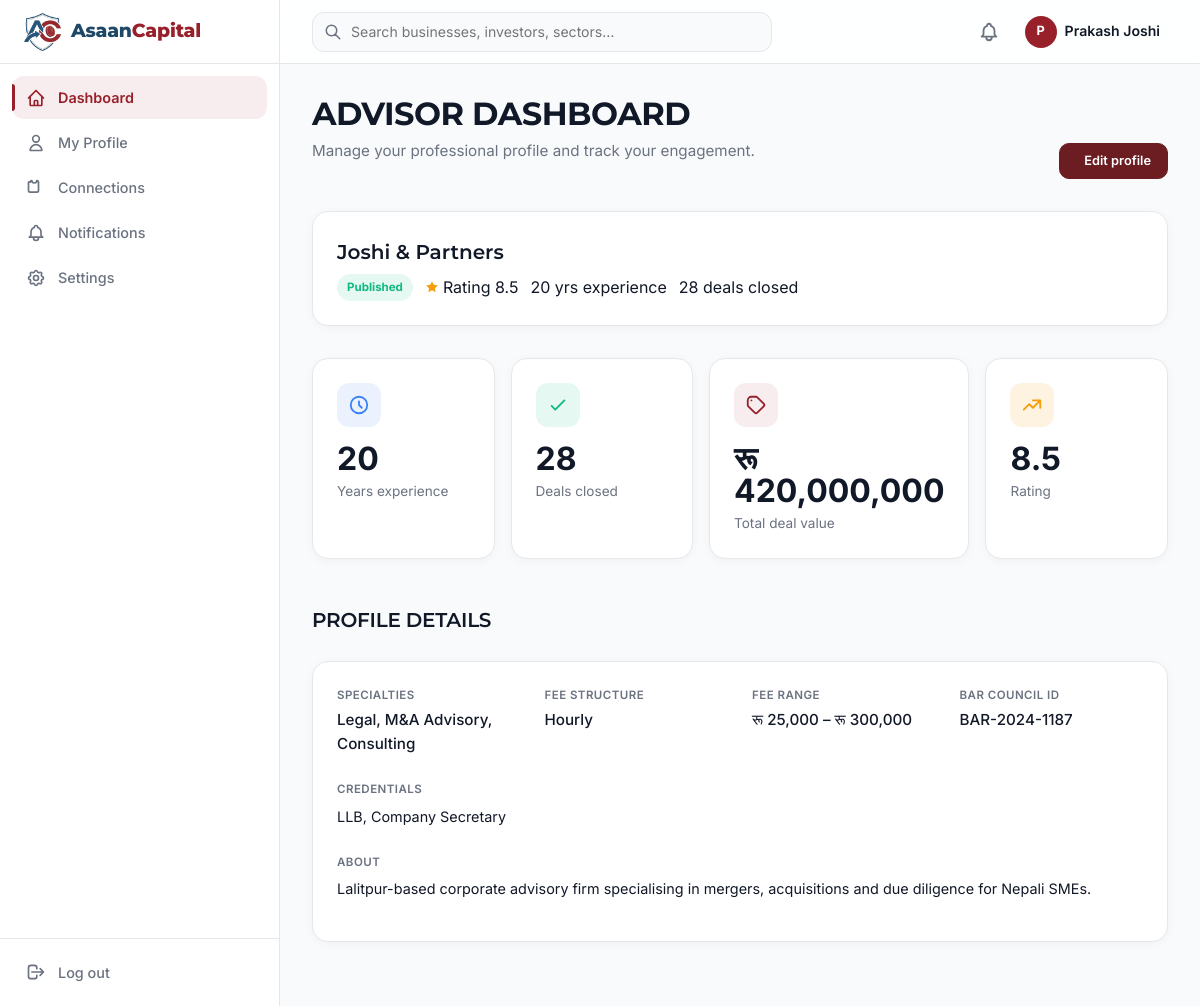
The app's page /dashboard (signed in) with its own data.
### tables this page shows
CREATE TABLE `advisors` (
  `id` bigint(20) unsigned NOT NULL AUTO_INCREMENT,
  `user_id` bigint(20) unsigned NOT NULL,
  `firm_name` varchar(255) DEFAULT NULL,
  `specialties` longtext DEFAULT NULL CHECK (json_valid(`specialties`)),
  `years_experience` int(11) DEFAULT NULL,
  `past_deals_count` int(11) DEFAULT NULL,
  `total_deal_value` decimal(15,2) DEFAULT NULL,
  `credentials` text DEFAULT NULL,
  `bar_council_id` varchar(100) DEFAULT NULL,
  `service_fee_structure` varchar(100) DEFAULT NULL,
  `fee_min` decimal(15,2) DEFAULT NULL,
  `fee_max` decimal(15,2) DEFAULT NULL,
  `description` text DEFAULT NULL,
  `is_published` tinyint(1) DEFAULT 0,
  `is_hidden` tinyint(1) DEFAULT 0,
  `rating` decimal(3,1) DEFAULT NULL,
  `created_at` timestamp NULL DEFAULT NULL,
  `updated_at` timestamp NULL DEFAULT NULL,
  PRIMARY KEY (`id`),
  KEY `user_id` (`user_id`),
  CONSTRAINT `advisors_ibfk_1` FOREIGN KEY (`user_id`) REFERENCES `users` (`id`) ON DELETE CASCADE
);

### config/auth.php (called while the page is built, shortened)
<?php
function current_user(): ?array {
    return $_SESSION['user'] ?? null;
}

### config/helpers.php (called while the page is built, shortened)
<?php
function e(?string $s): string {
    return htmlspecialchars($s ?? '', ENT_QUOTES, 'UTF-8');
}
function money($amount): string {
    return 'रू ' . number_format((float)$amount, 0);
}

### config/db.php (called while the page is built)
<?php
function db(): PDO {
    static $pdo = null;
    if ($pdo === null) {
        $dsn = 'mysql:host=' . DB_HOST . ';port=' . DB_PORT . ';dbname=' . DB_NAME . ';charset=' . DB_CHARSET;
        $pdo = new PDO($dsn, DB_USER, DB_PASS, [
            PDO::ATTR_ERRMODE => PDO::ERRMODE_EXCEPTION,
            PDO::ATTR_DEFAULT_FETCH_MODE => PDO::FETCH_ASSOC,
            PDO::ATTR_EMULATE_PREPARES => false,
        ]);
    }
    return $pdo;
}

### advisor/dashboard.php (the view, shortened to what this page needs)
<?php
$user = current_user();
$userId = (int)$user['id'];
$stmt = db()->prepare('SELECT * FROM advisors WHERE user_id = ?');
$stmt->execute([$userId]);
$advisor = $stmt->fetch();
$specialtyLabels = [
    'm_and_a' => 'M&A Advisory',
    'brokerage' => 'Business Brokerage',
    'legal' => 'Legal',
    'consulting' => 'Consulting',
    'due_diligence' => 'Due Diligence',
];
require __DIR__ . '/../includes/layout-dashboard.php';
ui_page_header(
    'Advisor Dashboard',
    'Manage your professional profile and track your engagement.',
    $advisor ? '<a href="' . APP_URL . '/advisor/edit" class="btn btn-primary btn-sm">' . ui_icon_str('settings') . ' Edit profile</a>' : ''
);
?>
<?php if (!$advisor): ?>
  <div class="dash-panel">
    <?php ui_empty_state(['icon' => 'user', 'title' => 'No advisor profile yet', 'text' => 'Create your advisor profile to start connecting with clients.', 'ctaHref' => APP_URL . '/advisor/create', 'ctaLabel' => 'Create advisor profile']); ?>
  </div>
<?php else:
$specialties = json_decode($advisor['specialties'] ?? '[]', true) ?: [];
$specialtyNames = array_map(fn($s) => $specialtyLabels[$s] ?? $s, $specialties);
?>
<div class="dash-panel dash-panel-pad" style="margin-bottom:var(--space-6);display:flex;align-items:center;justify-content:space-between;gap:var(--space-4);flex-wrap:wrap;">
  <div>
    <div class="dash-section-title" style="margin-bottom:6px;"><?= e($advisor['firm_name']) ?></div>
    <div style="display:flex;gap:var(--space-3);flex-wrap:wrap;align-items:center;">
      <?php if ($advisor['is_published']): ?><span class="dash-pill published">Published</span><?php endif; ?>
      <?php if ($advisor['rating']): ?><span class="t-muted" style="display:inline-flex;align-items:center;gap:4px;"><svg width="14" height="14" viewBox="0 0 24 24" fill="currentColor" aria-hidden="true" style="color:var(--dash-warning);"><path d="M12 2l3.09 6.26L22 9.27l-5 4.87 1.18 6.88L12 17.77l-6.18 3.25L7 14.14l-5-4.87 6.91-1.01L12 2z"/></svg>Rating <?= e($advisor['rating']) ?></span><?php endif; ?>
      <?php if ($advisor['years_experience']): ?><span class="t-muted"><?= e($advisor['years_experience']) ?> yrs experience</span><?php endif; ?>
      <?php if ($advisor['past_deals_count']): ?><span class="t-muted"><?= e($advisor['past_deals_count']) ?> deals closed</span><?php endif; ?>
    </div>
  </div>
</div>
<div class="dash-stats">
  <?php
    ui_stat_card(['label' => 'Years experience', 'value' => $advisor['years_experience'] ?: '—', 'icon' => 'clock', 'tone' => 'info']);
  ?>
</div>
<?php ui_section_header('Profile details'); ?>
<div class="dash-panel dash-panel-pad">
  <div class="dash-deflist">
    <div><div class="dash-def-label">Specialties</div><div class="dash-def-value"><?= count($specialtyNames) ? e(implode(', ', $specialtyNames)) : '—' ?></div></div>
    <div><div class="dash-def-label">Fee structure</div><div class="dash-def-value"><?= e(ucwords(str_replace('_', ' ', $advisor['service_fee_structure']))) ?: '—' ?></div></div>
    <div><div class="dash-def-label">Fee range</div><div class="dash-def-value"><?= $advisor['fee_min'] ? money($advisor['fee_min']) . ' – ' . money($advisor['fee_max']) : '—' ?></div></div>
    <div><div class="dash-def-label">Bar council ID</div><div class="dash-def-value"><?= e($advisor['bar_council_id']) ?: '—' ?></div></div>
  </div>
  <?php if ($advisor['credentials']): ?>
  <div style="margin-top:var(--space-5);">
    <div class="dash-def-label">Credentials</div>
    <p class="dash-prose" style="margin-top:6px;"><?= nl2br(e($advisor['credentials'])) ?></p>
  </div>
  <?php endif; ?>
  <?php if ($advisor['description']): ?>
  <div style="margin-top:var(--space-5);">
    <div class="dash-def-label">About</div>
    <p class="dash-prose" style="margin-top:6px;"><?= nl2br(e($advisor['description'])) ?></p>
  </div>
  <?php endif; ?>
</div>
<?php endif; ?>
<?php require __DIR__ . '/../includes/footer.php'; ?>

### index.php (shortened to what this page needs)
<?php
$path = $_GET['_path'] ?? '';
$path = '/' . trim(parse_url($path, PHP_URL_PATH), '/');
if (isset($routes[$path])) {
    $file = __DIR__ . '/' . $routes[$path];
    if (file_exists($file)) {
        require $file;
        exit;
    }
}

### pages/dashboard.php (shortened to what this page needs)
<?php
$user = current_user();
$role = $user['role'];
$roleDashboards = [
    'investor' => __DIR__ . '/../investor/dashboard.php',
    'business_owner' => __DIR__ . '/../business/dashboard.php',
    'entrepreneur' => __DIR__ . '/../entrepreneur/dashboard.php',
    'franchisor' => __DIR__ . '/../franchise/dashboard.php',
    'advisor' => __DIR__ . '/../advisor/dashboard.php',
];
$dashboard = $roleDashboards[$role] ?? null;
if ($dashboard && file_exists($dashboard)) {
    require $dashboard;
    exit;
}

### includes/header.php (shortened to what this page needs)
<?php
$user = current_user();
if ($user) {
    try {
        $stmt = db()->prepare('SELECT COUNT(*) FROM notifications WHERE user_id = ? AND is_read = 0');
        $stmt->execute([$user['id']]);
    } catch (\Throwable $e) {}
}
?>
<!DOCTYPE html>
<html lang="en" class="scroll-smooth">
<head>
  <link rel="stylesheet" href="<?= APP_URL ?>/assets/styles.css">
  <link rel="stylesheet" href="<?= APP_URL ?>/assets/listings.css">
  <link rel="stylesheet" href="<?= APP_URL ?>/assets/header.css">
</head>
<body>

### includes/layout-dashboard.php (shortened to what this page needs)
<?php
require __DIR__ . '/header.php';
require __DIR__ . '/ui.php';
$__dashUser = $user ?? current_user() ?? ['name' => 'User', 'role' => 'investor'];
$__dashUnread = $unreadCount ?? 0;
$__dashIsAdmin = !empty($isAdmin);
?>
<div class="dash-shell">
  <?php
    ui_sidebar($__dashUser, $__dashUnread, $__dashIsAdmin);
    ui_topbar($__dashUser, $__dashUnread);
  ?>
  <main class="dash-main" id="main-content">

### includes/ui.php (shortened to what this page needs)
<?php
if (!defined('UI_PHP_LOADED')) {
    function ui_icon(string $name, string $class = 'ui-ico'): void {
        $p = $GLOBALS['UI_ICONS'][$name] ?? '';
        echo '<svg class="' . e($class) . '" viewBox="0 0 24 24" fill="none" stroke="currentColor" stroke-width="2" stroke-linecap="round" stroke-linejoin="round" aria-hidden="true">' . $p . '</svg>';
    }
    function ui_dashboard_links(string $role): array {
        $map = [
            'investor' => [
                ['Dashboard', '/dashboard', 'home'],
                ['My Connections', '/connections', 'matches'],
                ['Notifications', '/notifications', 'bell'],
                ['My Profile', '/investor/profile-edit', 'user'],
                ['Preferences', '/investor/preferences-edit', 'settings'],
                ['Documents', '/investor/documents-edit', 'document'],
            ],
            'business_owner' => [
                ['Dashboard', '/dashboard', 'home'],
                ['My Listing', '/business/dashboard.php', 'briefcase'],
                ['Connections', '/connections', 'matches'],
                ['Notifications', '/notifications', 'bell'],
                ['Settings', '/business/edit', 'settings'],
            ],
            'entrepreneur' => [
                ['Dashboard', '/dashboard', 'home'],
                ['My Pitch', '/entrepreneur/dashboard.php', 'chart'],
                ['Connections', '/connections', 'matches'],
                ['Notifications', '/notifications', 'bell'],
                ['Settings', '/entrepreneur/pitch-edit', 'settings'],
            ],
            'franchisor' => [
                ['Dashboard', '/dashboard', 'home'],
                ['My Franchise', '/franchise/dashboard.php', 'briefcase'],
                ['Connections', '/connections', 'matches'],
                ['Notifications', '/notifications', 'bell'],
                ['Settings', '/franchise/edit', 'settings'],
            ],
            'advisor' => [
                ['Dashboard', '/dashboard', 'home'],
                ['My Profile', '/advisor/edit', 'user'],
                ['Connections', '/connections', 'matches'],
                ['Notifications', '/notifications', 'bell'],
                ['Settings', '/advisor/edit', 'settings'],
            ],
        ];
        return $map[$role] ?? $map['investor'];
    }
    function ui_is_active(string $url): bool {
        $cur = parse_url($_SERVER['REQUEST_URI'] ?? '/', PHP_URL_PATH) ?? '/';
        $cur = preg_replace('#^/assan#', '', $cur) ?: '/';
        if ($url === '/dashboard') return $cur === '/dashboard' || $cur === '/' ;
        return $cur === $url || str_starts_with($cur, $url . '/');
    }
    function ui_sidebar(array $user, int $unreadCount, bool $isAdmin): void {
        $links = $isAdmin ? ui_admin_links() : ui_dashboard_links($user['role'] ?? 'investor');
        ?>
        <aside class="dash-sidebar" id="dashSidebar" aria-label="Dashboard navigation">
          <div class="dash-sidebar-brand">
            <a href="<?= APP_URL ?>/" class="dash-brand-link" aria-label="Asaan Capital home">
              <img src="<?= APP_URL ?>/logo.png" alt="" class="dash-brand-logo">
              <span class="dash-brand-word">Asaan<span>Capital</span></span>
            </a>
            <button class="dash-sidebar-close" type="button" onclick="dashCloseSidebar()" aria-label="Close menu"><?php ui_icon('close'); ?></button>
          </div>
          <nav class="dash-nav">
            <?php foreach ($links as [$label, $url, $icon]):
              $active = ui_is_active($url);
            ?>
            <a href="<?= APP_URL . $url ?>" class="dash-nav-item<?= $active ? ' active' : '' ?>"<?= $active ? ' aria-current="page"' : '' ?>>
              <span class="dash-nav-ico"><?php ui_icon($icon); ?></span>
              <span class="dash-nav-label"><?= e($label) ?></span>
            </a>
            <?php endforeach; ?>
          </nav>
          <div class="dash-sidebar-footer">
            <a href="<?= APP_URL ?>/logout" class="dash-nav-item dash-nav-logout">
              <span class="dash-nav-ico"><?php ui_icon('logout'); ?></span>
              <span class="dash-nav-label">Log out</span>
            </a>
          </div>
        </aside>
        <?php
    }
    function ui_topbar(array $user, int $unreadCount): void {
        $initial = mb_strtoupper(mb_substr($user['name'] ?? 'U', 0, 1));
        $bellLabel = $unreadCount > 0 ? "Notifications ({$unreadCount} unread)" : 'Notifications';
        ?>
        <header class="dash-topbar">
          <form class="dash-topbar-search" action="<?= APP_URL ?>/search" method="get" role="search">
            <span class="dash-search-ico"><?php ui_icon('search'); ?></span>
            <input type="text" name="q" placeholder="Search businesses, investors, sectors…" aria-label="Search">
          </form>
          <div class="dash-topbar-actions">
            <a href="<?= APP_URL ?>/notifications" class="dash-iconbtn" aria-label="<?= e($bellLabel) ?>">
            </a>
            <a href="<?= APP_URL ?>/dashboard" class="dash-topbar-user" aria-label="<?= e($user['name'] ?? 'User') ?>">
              <div class="dash-avatar dash-avatar-sm"><?= e($initial) ?></div>
              <span class="dash-topbar-username"><?= e($user['name'] ?? 'User') ?></span>
            </a>
          </div>
        </header>
        <?php
    }
    function ui_page_header(string $title, string $subtitle = '', string $actionsHtml = ''): void {
        ?>
        <div class="dash-pagehead">
          <div class="dash-pagehead-text">
            <h1 class="dash-pagehead-title"><?= e($title) ?></h1>
            <?php if ($subtitle !== ''): ?><p class="dash-pagehead-sub"><?= $subtitle ?></p><?php endif; ?>
          </div>
          <?php if ($actionsHtml !== ''): ?><div class="dash-pagehead-actions"><?= $actionsHtml ?></div><?php endif; ?>
        </div>
        <?php
    }
    function ui_section_header(string $title, string $linkHref = '', string $linkLabel = ''): void {
        ?>
        <div class="dash-section-head">
          <h2 class="dash-section-title"><?= e($title) ?></h2>
        </div>
        <?php
    }
    function ui_stat_card(array $o): void {
        $tone = $o['tone'] ?? 'primary';
        ?>
        <div class="dash-stat tone-<?= e($tone) ?>">
          <div class="dash-stat-top">
            <span class="dash-stat-ico"><?php ui_icon($o['icon'] ?? 'chart'); ?></span>
          </div>
          <div class="dash-stat-value"><?= e((string)($o['value'] ?? '0')) ?></div>
          <div class="dash-stat-label"><?= e($o['label'] ?? '') ?></div>
        </div>
        <?php
    }
        ?>
        <?php
}

### includes/footer.php (shortened to what this page needs)
<?php if (!empty($dashChrome)): ?>
  </main>
</div>
<?php endif; ?>
</body>
</html>

### assets/listings.css (style rules this page uses)
:root { --ds-bg: #F8FAFC; --ds-surface: #FFFFFF; --ds-text: #0F172A; --ds-text-secondary: #475569; --ds-border: #E2E8F0; --ds-primary: #0B3A5E; --ds-success: #16A34A; --ds-warning: #F59E0B; --ds-danger: #DC2626; --ds-muted: #94A3B8; --ds-soft: #F1F5F9; --ds-font: 'Inter', -apple-system, BlinkMacSystemFont, 'Segoe UI', sans-serif; --ds-hero: 3rem; --ds-section: 2rem; --ds-card-title: 1.25rem; --ds-metric: 1.75rem; --ds-body: 1rem; --ds-small: 0.875rem; --ds-label: 0.75rem; --ds-section-gap: 2rem; --ds-radius: 12px; --ds-radius-sm: 8px; --ds-shadow: 0 1px 3px rgba(0,0,0,0.05); --ds-container: 1440px; }
*, *::before, *::after { box-sizing: border-box; }

### includes/header.php (style rules this page uses)
html.scroll-smooth { scroll-behavior: smooth; }

### records on screen
advisors: firm_name "Joshi & Partners", rating "8.5", years_experience "20", past_deals_count "28", specialties "Legal, M&A Advisory, Consulting", service_fee_structure "Hourly", fee_min "रू 25,000", fee_max "रू 300,000", bar_council "BAR-2024-1187", credentials "LLB, Company Secretary", description "Lalitpur-based corporate advisory firm specialising in mergers, acquisitions and due diligence for Nepali SMEs."

### other values on screen
$label "Dashboard"
$label "My Profile"
$label "Connections"
$label "Notifications"
$label "Settings"
$initial "P"
$user['name'] "Prakash Joshi"
$title "ADVISOR DASHBOARD"
$subtitle "Manage your professional profile and track your engagement."
$actionsHtml "Edit profile"
$o['value'] "20 28 रू 420,000,000"
$o['label'] "Years experience Deals closed Total deal value Rating"
$title "PROFILE DETAILS"
